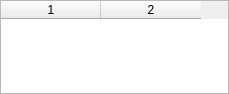
<ui version="4.0" >
 <class>Form</class>
 <widget class="QWidget" name="Form" >
  <property name="geometry" >
   <rect>
    <x>0</x>
    <y>0</y>
    <width>229</width>
    <height>94</height>
   </rect>
  </property>
  <property name="windowTitle" >
   <string>Glossary</string>
  </property>
  <layout class="QGridLayout" >
   <property name="margin" >
    <number>0</number>
   </property>
   <property name="spacing" >
    <number>0</number>
   </property>
   <item row="0" column="0" >
    <widget class="QTableWidget" name="tblGlossary" >
     <property name="whatsThis" >
      <string>&lt;h3>Related Words&lt;/h3> This table shows all related words highlighted in the source view of the current unit. Its definition was extracted from the Glossary file to hint translators to use the same translation.</string>
     </property>
     <property name="accessibleName" >
      <string/>
     </property>
     <property name="showDropIndicator" stdset="0" >
      <bool>false</bool>
     </property>
     <property name="columnCount" >
      <number>2</number>
     </property>
     <column/>
     <column/>
    </widget>
   </item>
  </layout>
 </widget>
 <resources/>
 <connections/>
</ui>
